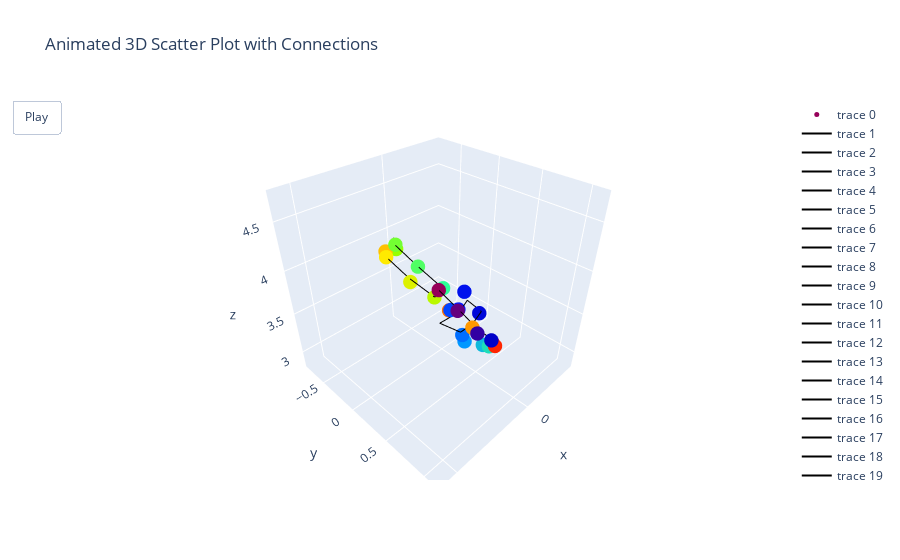

Notebook source saved alongside this figure:
### Code cell
def render_video(d):
    cons = [[0, 1], [1, 20], [20, 2], [2, 3], [20, 8], [8, 9], [9, 10], [10, 11], [11, 23], [11, 24], [20, 4], [4, 5], [5, 6], [6, 7], [7, 21], [7, 22], [0, 16], [16, 17], [17, 18], [18, 19], [0, 12], [12, 13], [13, 14], [14, 15]]

    frame_data = d[0].reshape(-1, 3)
    x = frame_data[:, 0]
    y = frame_data[:, 1]
    z = frame_data[:, 2]

    scatter = go.Scatter3d(x=x, y=y, z=z, mode='markers',
                        marker=dict(size=5, color=np.linspace(1, 25, 25), colorscale='Rainbow'))

    traces = [scatter]

    for con in cons:
        lx = [x[con[0]], x[con[1]]]
        ly = [y[con[0]], y[con[1]]]
        lz = [z[con[0]], z[con[1]]]
        line_trace = go.Scatter3d(x=lx, y=ly, z=lz, mode='lines', line=dict(color='black', width=2))
        traces.append(line_trace)

    layout = go.Layout(updatemenus=[dict(type='buttons', showactive=False,
                                        buttons=[dict(label='Play',
                                                    method='animate',
                                                    args=[None, dict(frame=dict(duration=1000, redraw=True), fromcurrent=True)])])],
                    sliders=[dict(steps=[])],
                    title="Animated 3D Scatter Plot with Connections"
            )

    fig = go.Figure(data=traces, layout=layout)

    frame_list = []

    for i in range(d.shape[0]):
        frame_data = d[i].reshape(-1, 3)
        x, y, z = frame_data[:, 0], frame_data[:, 1], frame_data[:, 2]
    
        fig.data[0].x = x
        fig.data[0].y = y
        fig.data[0].z = z
        
        center_x, center_y, center_z = x[0], y[0], z[0]
        axis_bound = 1

        fig.update_layout(scene=dict(
            xaxis=dict(range=[center_x - axis_bound, center_x + axis_bound]),
            yaxis=dict(range=[center_y - axis_bound, center_y + axis_bound]),
            zaxis=dict(range=[center_z - axis_bound, center_z + axis_bound])
        ))

        frame_traces = []

        frame_scatter = go.Scatter3d(x=x, y=y, z=z, mode='markers',
                                    marker=dict(size=5, color=np.linspace(1, 25, 25), colorscale='Rainbow'))
        frame_traces.append(frame_scatter)

        for con in cons:
            lx = [x[con[0]], x[con[1]]]
            ly = [y[con[0]], y[con[1]]]
            lz = [z[con[0]], z[con[1]]]
            line_trace = go.Scatter3d(x=lx, y=ly, z=lz, mode='lines', line=dict(color='black', width=2))
            frame_traces.append(line_trace)

        frame = go.Frame(data=frame_traces, name=f'Frame {i}')
        frame_list.append(frame)

    fig.frames = frame_list

    fig.show()

render_video(d)

### Figure 1 — Plotly figure (JSON) as saved in the notebook; plotly's stock layout.template omitted (floating-point values rounded to 4 significant figures)
{"data": [{"marker": {"color": [1, 2, 3, 4, 5, 6, 7, 8, 9, 10, 11, 12, 13, 14, 15, 16, 17, 18, 19, 20, 21, 22, 23, 24, 25], "colorscale": [[0, "rgb(150,0,90)"], [0.125, "rgb(0,0,200)"], [0.25, "rgb(0,25,255)"], [0.375, "rgb(0,152,255)"], [0.5, "rgb(44,255,150)"], [0.625, "rgb(151,255,0)"], [0.75, "rgb(255,234,0)"], [0.875, "rgb(255,111,0)"], [1, "rgb(255,0,0)"]], "size": 5}, "mode": "markers", "type": "scatter3d", "x": [0.2203, 0.2515, 0.2832, 0.234, 0.1285, 0.1039, 0.1326, 0.1997, 0.3406, 0.2407, 0.1726, 0.1675, 0.1667, 0.2012, 0.2412, 0.189, 0.2705, 0.3206, 0.3496, 0.3035, 0.2754, 0.2035, 0.1934, 0.1277, 0.114], "y": [0.1678, 0.4441, 0.7158, 0.8389, 0.5986, 0.3875, 0.3452, 0.3047, 0.5889, 0.5332, 0.7007, 0.7681, 0.1724, -0.1368, -0.4133, -0.4702, 0.1602, -0.1205, -0.4346, -0.4978, 0.6484, 0.2905, 0.2854, 0.8071, 0.7603], "z": [3.789, 3.711, 3.623, 3.588, 3.701, 3.822, 3.607, 3.615, 3.562, 3.389, 3.406, 3.43, 3.787, 3.906, 4.055, 3.961, 3.727, 3.791, 3.949, 3.969, 3.646, 3.605, 3.6, 3.434, 3.443]}, {"line": {"color": "black", "width": 2}, "mode": "lines", "type": "scatter3d", "x": [0.2181, 0.2323], "y": [0.1726, 0.4326], "z": [3.785, 3.715]}, {"line": {"color": "black", "width": 2}, "mode": "lines", "type": "scatter3d", "x": [0.2323, 0.2426], "y": [0.4326, 0.6245], "z": [3.715, 3.656]}, {"line": {"color": "black", "width": 2}, "mode": "lines", "type": "scatter3d", "x": [0.2426, 0.2457], "y": [0.6245, 0.6875], "z": [3.656, 3.635]}, {"line": {"color": "black", "width": 2}, "mode": "lines", "type": "scatter3d", "x": [0.2457, 0.2129], "y": [0.6875, 0.8081], "z": [3.635, 3.582]}, {"line": {"color": "black", "width": 2}, "mode": "lines", "type": "scatter3d", "x": [0.2426, 0.345], "y": [0.6245, 0.5742], "z": [3.656, 3.588]}, {"line": {"color": "black", "width": 2}, "mode": "lines", "type": "scatter3d", "x": [0.345, 0.4211], "y": [0.5742, 0.3848], "z": [3.588, 3.627]}, {"line": {"color": "black", "width": 2}, "mode": "lines", "type": "scatter3d", "x": [0.4211, 0.1919], "y": [0.3848, 0.3188], "z": [3.627, 3.541]}, {"line": {"color": "black", "width": 2}, "mode": "lines", "type": "scatter3d", "x": [0.1919, 0.1299], "y": [0.3188, 0.3171], "z": [3.541, 3.543]}, {"line": {"color": "black", "width": 2}, "mode": "lines", "type": "scatter3d", "x": [0.1299, 0.0871], "y": [0.3171, 0.2988], "z": [3.543, 3.547]}, {"line": {"color": "black", "width": 2}, "mode": "lines", "type": "scatter3d", "x": [0.1299, 0.1268], "y": [0.3171, 0.2815], "z": [3.543, 3.549]}, {"line": {"color": "black", "width": 2}, "mode": "lines", "type": "scatter3d", "x": [0.2426, 0.1109], "y": [0.6245, 0.6113], "z": [3.656, 3.717]}, {"line": {"color": "black", "width": 2}, "mode": "lines", "type": "scatter3d", "x": [0.1109, 0.1009], "y": [0.6113, 0.4287], "z": [3.717, 3.742]}, {"line": {"color": "black", "width": 2}, "mode": "lines", "type": "scatter3d", "x": [0.1009, 0.1187], "y": [0.4287, 0.3428], "z": [3.742, 3.557]}, {"line": {"color": "black", "width": 2}, "mode": "lines", "type": "scatter3d", "x": [0.1187, 0.1165], "y": [0.3428, 0.3174], "z": [3.557, 3.551]}, {"line": {"color": "black", "width": 2}, "mode": "lines", "type": "scatter3d", "x": [0.1165, 0.12], "y": [0.3174, 0.2957], "z": [3.551, 3.533]}, {"line": {"color": "black", "width": 2}, "mode": "lines", "type": "scatter3d", "x": [0.1165, 0.099], "y": [0.3174, 0.3459], "z": [3.551, 3.527]}, {"line": {"color": "black", "width": 2}, "mode": "lines", "type": "scatter3d", "x": [0.2181, 0.27], "y": [0.1726, 0.1678], "z": [3.785, 3.73]}, {"line": {"color": "black", "width": 2}, "mode": "lines", "type": "scatter3d", "x": [0.27, 0.3105], "y": [0.1678, -0.1462], "z": [3.73, 3.818]}, {"line": {"color": "black", "width": 2}, "mode": "lines", "type": "scatter3d", "x": [0.3105, 0.3428], "y": [-0.1462, -0.4331], "z": [3.818, 3.943]}, {"line": {"color": "black", "width": 2}, "mode": "lines", "type": "scatter3d", "x": [0.3428, 0.2952], "y": [-0.4331, -0.502], "z": [3.943, 3.969]}, {"line": {"color": "black", "width": 2}, "mode": "lines", "type": "scatter3d", "x": [0.2181, 0.1627], "y": [0.1726, 0.1746], "z": [3.785, 3.779]}, {"line": {"color": "black", "width": 2}, "mode": "lines", "type": "scatter3d", "x": [0.1627, 0.1975], "y": [0.1746, -0.1361], "z": [3.779, 3.904]}, {"line": {"color": "black", "width": 2}, "mode": "lines", "type": "scatter3d", "x": [0.1975, 0.2443], "y": [-0.1361, -0.4202], "z": [3.904, 4.055]}, {"line": {"color": "black", "width": 2}, "mode": "lines", "type": "scatter3d", "x": [0.2443, 0.204], "y": [-0.4202, -0.4763], "z": [4.055, 4.094]}], "layout": {"scene": {"xaxis": {"range": [-0.7797, 1.22]}, "yaxis": {"range": [-0.8322, 1.168]}, "zaxis": {"range": [2.789, 4.789]}}, "sliders": [{}], "title": {"text": "Animated 3D Scatter Plot with Connections"}, "updatemenus": [{"buttons": [{"args": [null, {"frame": {"duration": 1000, "redraw": true}, "fromcurrent": true}], "label": "Play", "method": "animate"}], "showactive": false, "type": "buttons"}]}}
